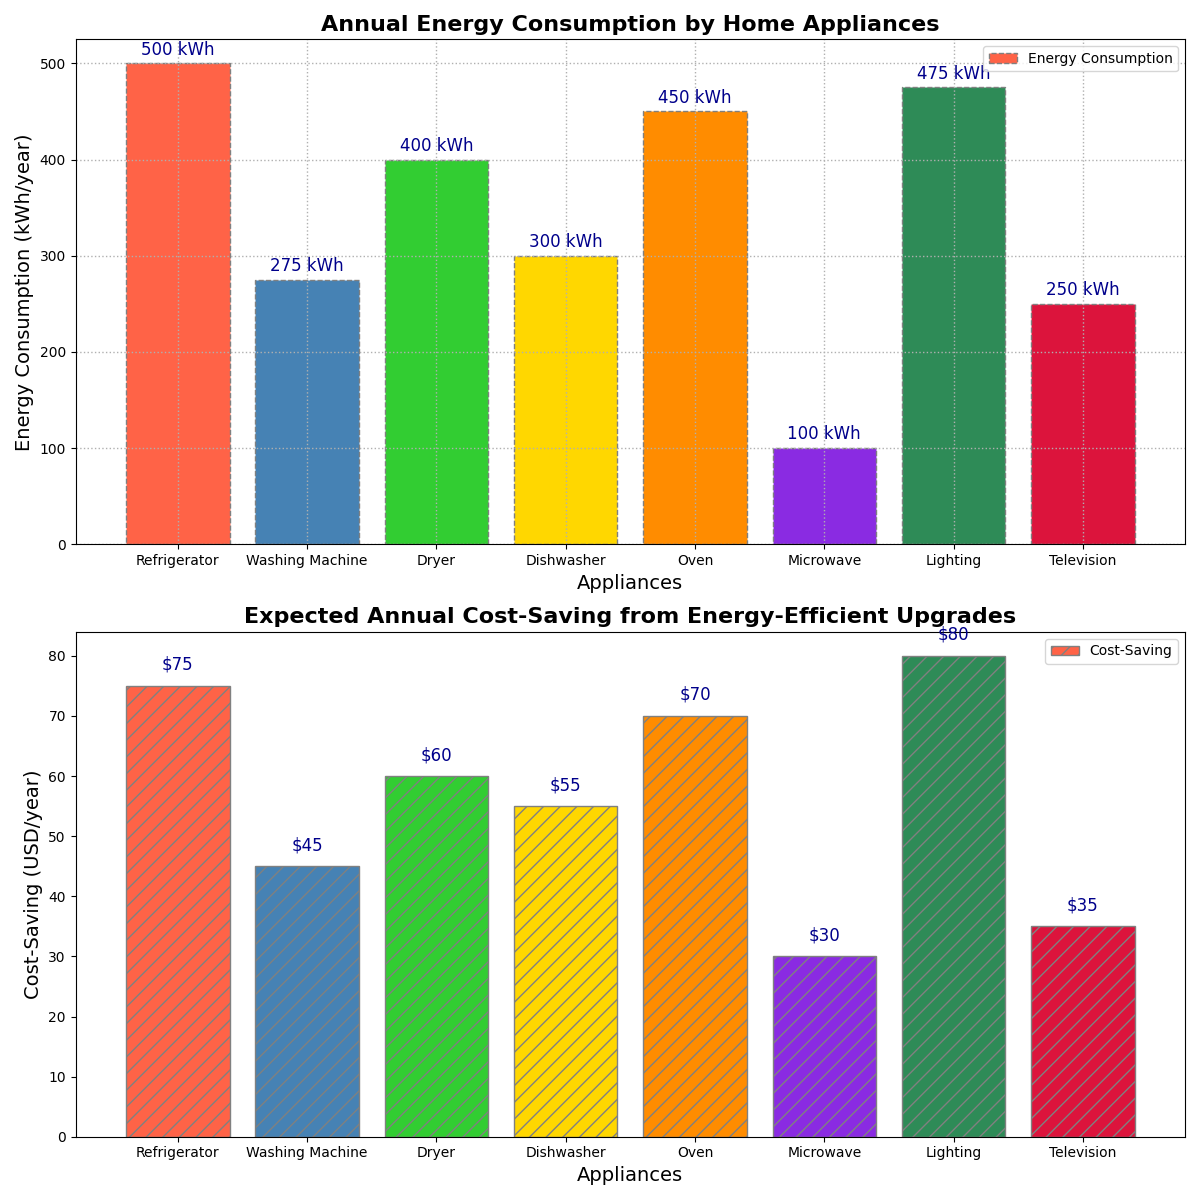

Python code for this plot:
import matplotlib.pyplot as plt

appliances = [
    'Refrigerator', 
    'Washing Machine', 
    'Dryer', 
    'Dishwasher', 
    'Oven', 
    'Microwave', 
    'Lighting', 
    'Television'
]
energy_consumption = [500, 275, 400, 300, 450, 100, 475, 250]  # kWh per year
cost_saving = [75, 45, 60, 55, 70, 30, 80, 35]  # USD per year

new_colors = ['#FF6347', '#4682B4', '#32CD32', '#FFD700', '#FF8C00', '#8A2BE2', '#2E8B57', '#DC143C']

fig, ((ax1), (ax2)) = plt.subplots(2, 1, figsize=(12, 12))

bars1 = ax1.bar(appliances, energy_consumption, color=new_colors, edgecolor='gray', linestyle='--')

for bar, consumption in zip(bars1, energy_consumption):
    ax1.text(bar.get_x() + bar.get_width()/2, bar.get_height() + 5, f'{consumption} kWh', va='bottom', ha='center', fontsize=12, color='darkblue')

ax1.set_title('Annual Energy Consumption by Home Appliances', fontsize=16, fontweight='bold')
ax1.set_ylabel('Energy Consumption (kWh/year)', fontsize=14)
ax1.set_xlabel('Appliances', fontsize=14)
ax1.yaxis.grid(True, linestyle=':', linewidth=1)
ax1.xaxis.grid(True, linestyle=':', linewidth=1)

bars2 = ax2.bar(appliances, cost_saving, color=new_colors, edgecolor='gray', hatch='//')

for bar, saving in zip(bars2, cost_saving):
    ax2.text(bar.get_x() + bar.get_width()/2, bar.get_height() + 2, f'${saving}', va='bottom', ha='center', fontsize=12, color='darkblue')

ax2.set_title('Expected Annual Cost-Saving from Energy-Efficient Upgrades', fontsize=16, fontweight='bold')
ax2.set_ylabel('Cost-Saving (USD/year)', fontsize=14)
ax2.set_xlabel('Appliances', fontsize=14)

ax1.legend(['Energy Consumption'], loc='upper right')
ax2.legend(['Cost-Saving'], loc='upper right')

plt.tight_layout()
plt.show()
